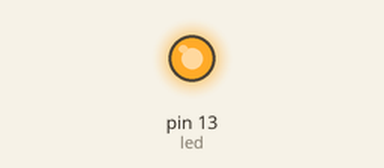
A sketch run on a simulated Arduino Uno, built with avr-gcc and run on an emulated ATmega328P. Shown: output pins drawn as LEDs (lit = HIGH). What the sketch prints to the serial monitor is not drawn.

Above: at 3.5 s.
At 10.5 s:
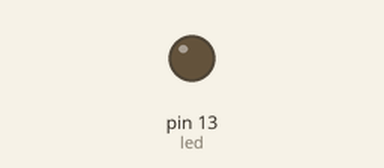
Timing chart, 0 to 18.2 s (numbered marks = the images above):
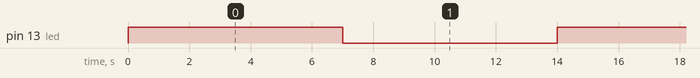

The sketch:

Xbee_Coordinator_AT_Command.ino
```cpp
int led = 13;

void setup (){

pinMode (led, OUTPUT);
Serial.begin(9600);
}

void loop (){
digitalWrite(led, HIGH); //turn the LED on
setRemoteState(0x5);
delay(7000);
Serial.println("HIGH");
digitalWrite (led,LOW);//turn off led
setRemoteState (0x4);
delay (7000);
Serial.println("LOW");

}

void setRemoteState(char value){
Serial.write (0X7E);            //11 start byte
Serial .write ( (byte) 0x0);     // high part of length (aluays zero)
Serial.write (0x10);            //low part of length (the number of bytes that follou, not including chec
Serial.write (0x17 );           //0x17 is a renote AT comnand
Serial.write ( (byte) 0x0);     // frame id set to zero for no reply

//ID of recipient, or use 0xFFFF fo broadcast
//Serial.write ((byte) 0x0);
Serial.write((byte) 0x0);
Serial.write((byte) 0x0);
Serial.write((byte) 0x0);
Serial.write((byte) 0x0);
Serial.write((byte) 0x0);
Serial.write((byte) 0x0);
Serial.write (0xFF);//70xFF tor broadcast
Serial. write (0xFF); // 0xFf o brosdcast


//16 bit recipient or 0*FFFF if unknown

Serial.write(0XFF);
Serial.write(0XFE) ;

Serial.write(0x02); // 0x02 to apply changes iamediately on remote
//command name in ASCII characters
Serial.write('D');
Serial.write('3');


//command data in as many bytes as needed
Serial.write (value);
//check3um is all bytes after length bytes
long sum=0x17 +0XFF + 0XFF + 0XFF +0XFE + 0x02 +'D'+'3' +value;
Serial.write( 0xFF- (sum&0XFF));


}
```

Measured:
- by itself, pin 13 (led): alternates HIGH for 7.0 s and LOW for 7.0 s
